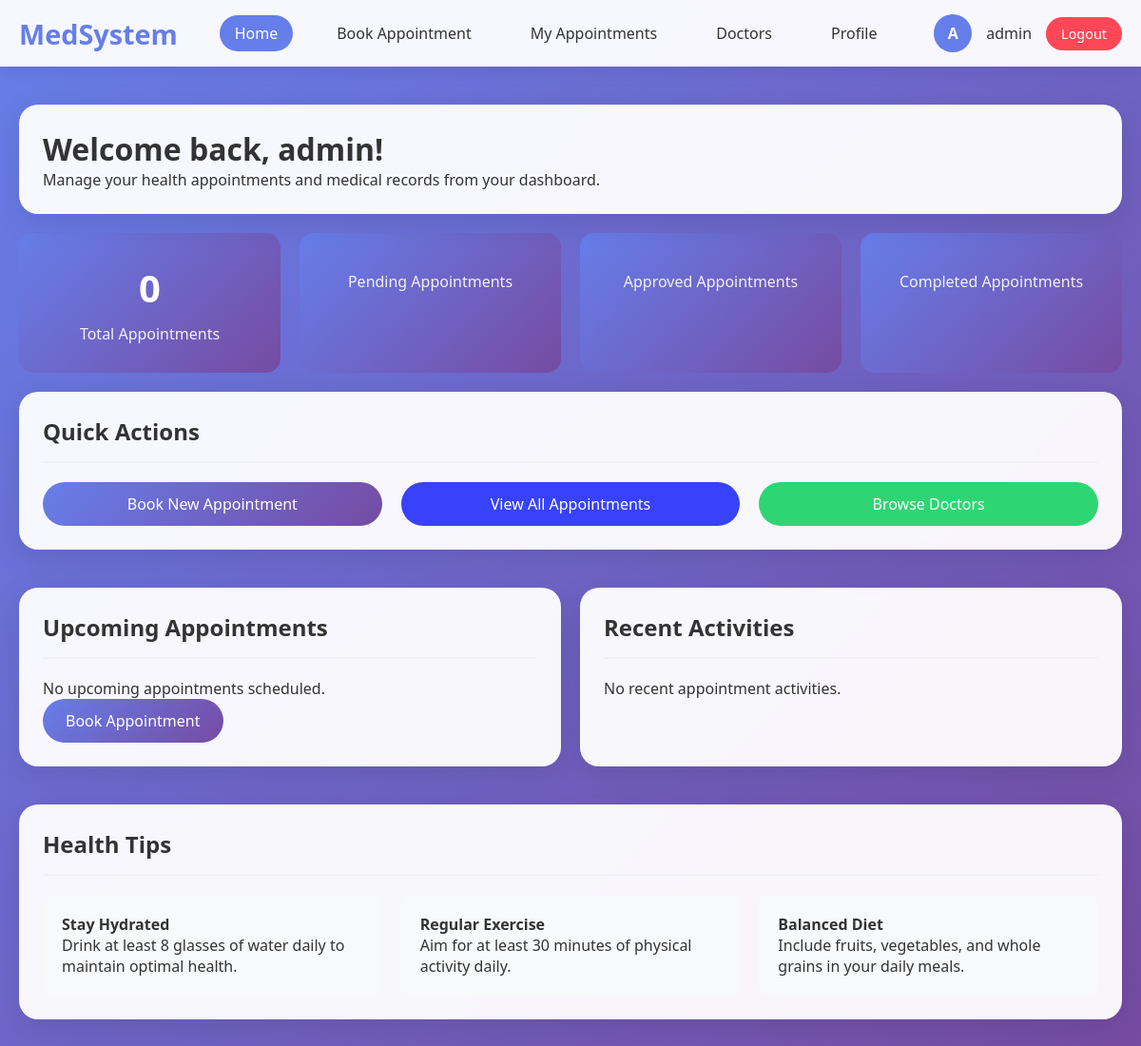
The page /patient/home.php (signed in) on the database as committed earlier.
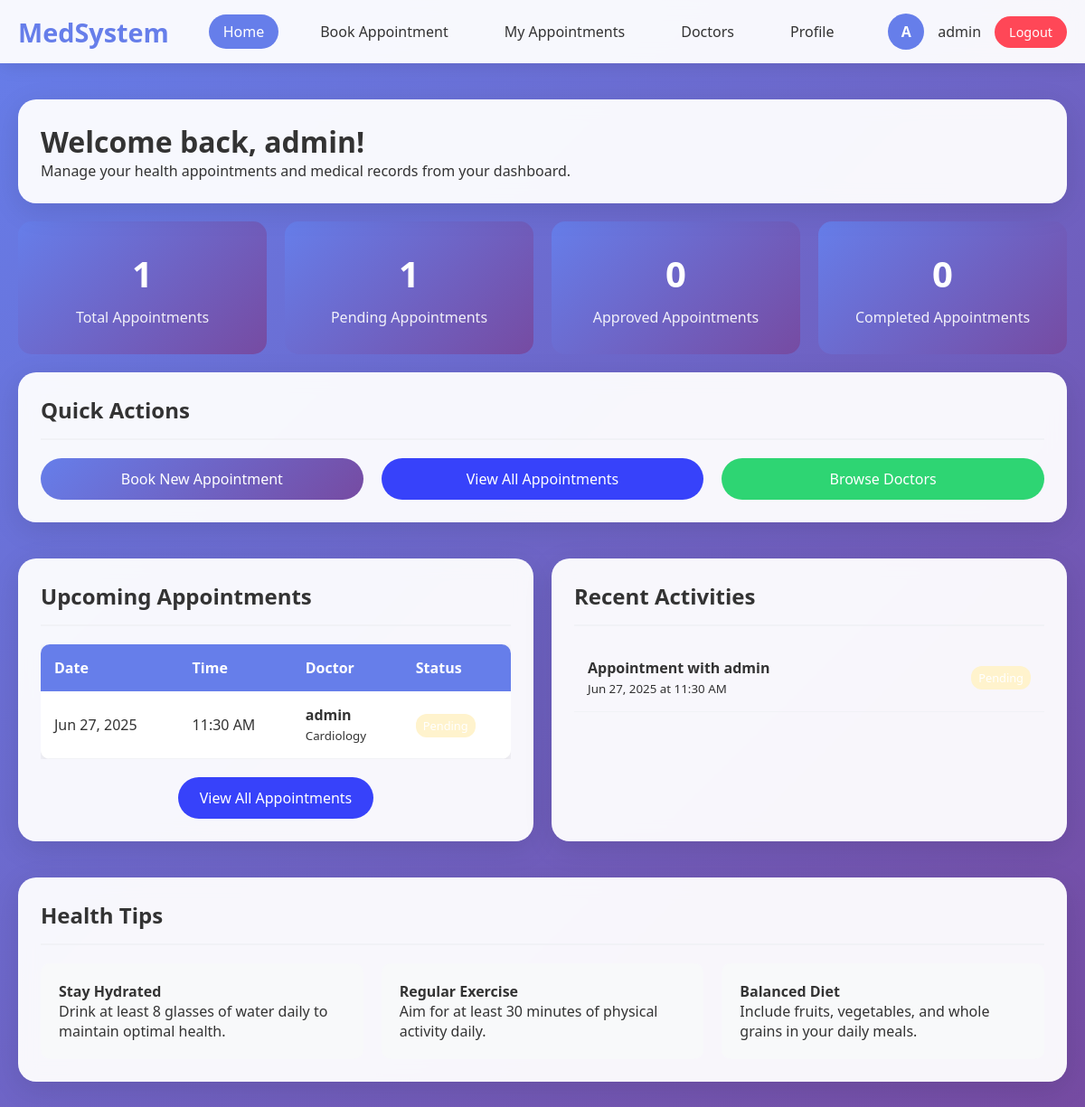
The same page on the database as committed later.
### tables this page shows
CREATE TABLE `appointments` (
  `id` int(11) NOT NULL,
  `patient_id` int(11) DEFAULT NULL,
  `doctor_id` int(11) DEFAULT NULL,
  `appointment_date` date NOT NULL,
  `appointment_time` time NOT NULL,
  `symptoms` text DEFAULT NULL,
  `reason` text DEFAULT NULL,
  `status` enum('pending','approved','completed','cancelled') DEFAULT 'pending',
  `medical_notes` text DEFAULT NULL,
  `notes` text DEFAULT NULL,
  `created_at` timestamp NOT NULL DEFAULT current_timestamp()
);

CREATE TABLE `doctors` (
  `id` int(11) NOT NULL,
  `name` varchar(100) NOT NULL,
  `email` varchar(100) NOT NULL,
  `password` varchar(255) NOT NULL,
  `phone` varchar(20) DEFAULT NULL,
  `specialization` varchar(100) DEFAULT NULL,
  `license_number` varchar(50) DEFAULT NULL,
  `created_at` timestamp NOT NULL DEFAULT current_timestamp()
);

### config/classes.php (called while the page is built, shortened)
<?php
class Appointment {
    private $conn;
    public function __construct($db) {
        $this->conn = $db;
    }
    public function getPatientAppointments($patient_id) {
        $query = "SELECT a.*, d.name as doctor_name, d.specialization
                 FROM appointments a
                 JOIN doctors d ON a.doctor_id = d.id
                 WHERE a.patient_id = ?
                 ORDER BY a.appointment_date DESC, a.appointment_time DESC";
        $stmt = $this->conn->prepare($query);
        $stmt->execute([$patient_id]);
        return $stmt->fetchAll(PDO::FETCH_ASSOC);
    }
}
?>

### patient/home.php (the view, shortened to what the changed rows need)
<?php
require_once __DIR__ . '/../config/classes.php';
$database = new Database();
$db = $database->getConnection();
$appointment = new Appointment($db);
$recent_appointments = $appointment->getPatientAppointments($_SESSION['user_id']);
$recent_appointments = array_slice($recent_appointments, 0, 5);
$query = "SELECT
    COUNT(*) as total,
    SUM(CASE WHEN status = 'pending' THEN 1 ELSE 0 END) as pending,
    SUM(CASE WHEN status = 'approved' THEN 1 ELSE 0 END) as approved,
    SUM(CASE WHEN status = 'completed' THEN 1 ELSE 0 END) as completed
    FROM appointments WHERE patient_id = ?";
$stmt = $db->prepare($query);
$stmt->execute([$_SESSION['user_id']]);
$stats = $stmt->fetch(PDO::FETCH_ASSOC);
$query = "SELECT a.*, d.name as doctor_name, d.specialization
          FROM appointments a
          JOIN doctors d ON a.doctor_id = d.id
          WHERE a.patient_id = ? AND a.appointment_date >= CURDATE() AND a.status != 'cancelled'
          ORDER BY a.appointment_date ASC, a.appointment_time ASC LIMIT 3";
$stmt = $db->prepare($query);
$stmt->execute([$_SESSION['user_id']]);
$upcoming_appointments = $stmt->fetchAll(PDO::FETCH_ASSOC);
?>
<!DOCTYPE html>
<html lang="en">
<head>
    <link rel="stylesheet" href="../css/style.css">
</head>
<body>
    <div class="container">
        <div class="card">
            <h1>Welcome back, <?php echo $_SESSION['user_name']; ?>!</h1>
        </div>
        <div class="grid grid-4">
            <div class="stats-card">
                <div class="stats-number"><?php echo $stats['total']; ?></div>
                <div class="stats-label">Total Appointments</div>
            </div>
            <div class="stats-card">
                <div class="stats-number"><?php echo $stats['pending']; ?></div>
                <div class="stats-label">Pending Appointments</div>
            </div>
            <div class="stats-card">
                <div class="stats-number"><?php echo $stats['approved']; ?></div>
                <div class="stats-label">Approved Appointments</div>
            </div>
            <div class="stats-card">
                <div class="stats-number"><?php echo $stats['completed']; ?></div>
                <div class="stats-label">Completed Appointments</div>
            </div>
        </div>
        <div class="card">
            <div class="card-header">
                <h2 class="card-title">Quick Actions</h2>
            </div>
        </div>
        <div class="grid grid-2">
            <div class="card">
                <div class="card-header">
                    <h2 class="card-title">Upcoming Appointments</h2>
                </div>
                <?php if (empty($upcoming_appointments)): ?>
                    <p>No upcoming appointments scheduled.</p>
                    <a href="appointment-form.php" class="btn btn-primary">Book Appointment</a>
                <?php else: ?>
                    <div class="table-container">
                        <table class="table">
                            <thead>
                                <tr>
                                    <th>Date</th>
                                    <th>Time</th>
                                    <th>Doctor</th>
                                    <th>Status</th>
                                </tr>
                            </thead>
                            <tbody>
                                <?php foreach ($upcoming_appointments as $apt): ?>
                                <tr>
                                    <td><?php echo date('M d, Y', strtotime($apt['appointment_date'])); ?></td>
                                    <td><?php echo date('h:i A', strtotime($apt['appointment_time'])); ?></td>
                                    <td>
                                        <strong><?php echo htmlspecialchars($apt['doctor_name']); ?></strong><br>
                                        <small><?php echo htmlspecialchars($apt['specialization']); ?></small>
                                    </td>
                                    <td>
                                        <span class="status-badge status-<?php echo $apt['status']; ?>">
                                        </span>
                                    </td>
                                </tr>
                                <?php endforeach; ?>
                            </tbody>
                        </table>
                    </div>
                    <div class="text-center mt-20">
                        <a href="appointments.php" class="btn btn-info">View All Appointments</a>
                    </div>
                <?php endif; ?>
            </div>
            <div class="card">
                <div class="card-header">
                    <h2 class="card-title">Recent Activities</h2>
                </div>
                <?php if (empty($recent_appointments)): ?>
                    <p>No recent appointment activities.</p>
                <?php else: ?>
                    <div class="activity-list">
                        <?php foreach ($recent_appointments as $apt): ?>
                        <div class="activity-item" style="padding: 15px; border-bottom: 1px solid #f1f2f6;">
                            <div class="d-flex justify-between align-center">
                                <div>
                                    <strong>Appointment with <?php echo htmlspecialchars($apt['doctor_name']); ?></strong><br>
                                    <small><?php echo date('M d, Y', strtotime($apt['appointment_date'])); ?> at <?php echo date('h:i A', strtotime($apt['appointment_time'])); ?></small>
                                </div>
                                <span class="status-badge status-<?php echo $apt['status']; ?>">
                                </span>
                            </div>
                        </div>
                        <?php endforeach; ?>
                    </div>
                <?php endif; ?>
            </div>
        </div>
        <div class="card">
            <div class="card-header">
                <h2 class="card-title">Health Tips</h2>
            </div>
        </div>
    </div>
</body>
</html>

Rows that differ between the two databases and show on the page:
added appointments: appointment_date "Jun 27, 2025", appointment_time "11:30 AM", doctor.name "admin", doctor.specialization "Cardiology"
Other text that changed with them:
$stats['total']: "0" → "1"
$stats['pending']: (not shown) → "1"
$stats['approved']: (not shown) → "0"
$stats['completed']: (not shown) → "0"
text no longer shown: "No upcoming appointments scheduled. Book Appointment No recent appointment activities."
text now shown: "Date Time Doctor Status View All Appointments"
